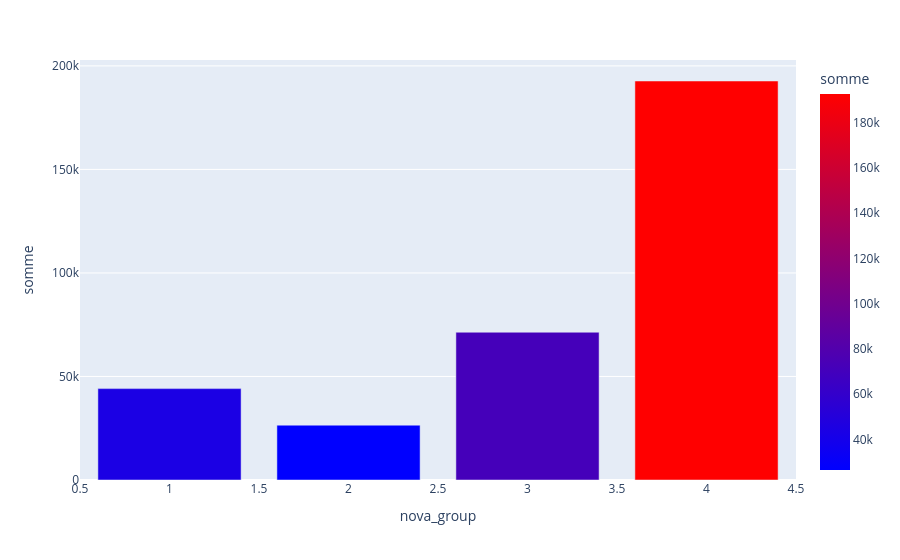

The notebook cell saved with this chart:
### Code cell
nova_group = count_for_graph(df,"nova_group")

graph = px.bar(nova_group, x="nova_group", y="somme", color="somme", color_continuous_scale="bluered")
graph.show()

### Figure 1 — Plotly figure (JSON) as saved in the notebook; plotly's stock layout.template omitted (floating-point values rounded to 4 significant figures)
{"data": [{"hovertemplate": "nova_group=%{x}<br>somme=%{marker.color}<extra></extra>", "legendgroup": "", "marker": {"color": [44137, 26479, 71367, 192700], "coloraxis": "coloraxis", "pattern": {"shape": ""}}, "name": "", "orientation": "v", "showlegend": false, "textposition": "auto", "x": [1.0, 2.0, 3.0, 4.0], "xaxis": "x", "y": [44137, 26479, 71367, 192700], "yaxis": "y", "type": "bar"}], "layout": {"xaxis": {"anchor": "y", "domain": [0.0, 1.0], "title": {"text": "nova_group"}}, "yaxis": {"anchor": "x", "domain": [0.0, 1.0], "title": {"text": "somme"}}, "coloraxis": {"colorbar": {"title": {"text": "somme"}}, "colorscale": [[0.0, "rgb(0,0,255)"], [1.0, "rgb(255,0,0)"]], "autocolorscale": false}, "legend": {"tracegroupgap": 0}, "margin": {"t": 60}, "barmode": "relative"}}
